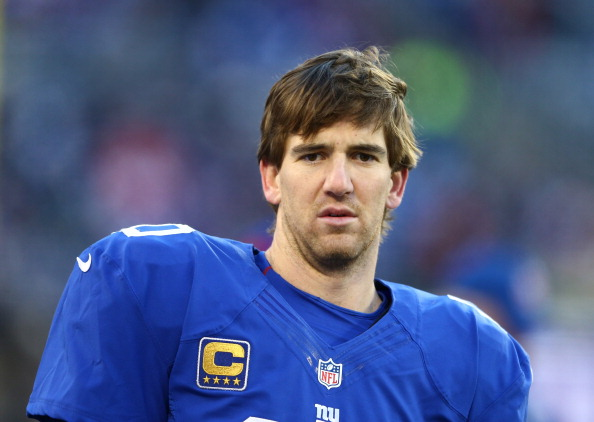
#> input picture src/Cris.jpg, 594 x 422 px, given in place of the camera
$ python processo.py
#> lines starting #> are read from the running program, lines starting #| are printed output that depends on the picture; after the words box and inside, x2 and y2 are one past the last pixel; in counts of white or black regions, pixels touching at a corner belong together
import numpy as np
import cv2

# VideoCapture(id da cam ou caminho do vídeo)
cap = cv2.VideoCapture(0)  # Acessa a webcam
while True:
    # .read() lê a webcam retornando um frame e um boolean que indica se teve sucesso ou não na requisição da webcam
    (x, frame) = cap.read()
#> frame is the input picture: shape (422, 594, 3); mean B, G, R 131.2, 89.4, 76.5

    # Se for false sai do while
    if not x:
        break

    # Redimensiona o frame pela metade utilizando a técnica slicing
    frame = frame[::2, ::2]
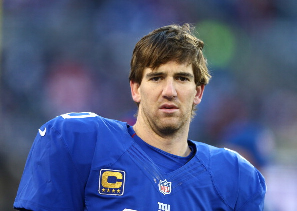
#> frame: shape (211, 297, 3); mean B, G, R 130.9, 89.4, 76.4

    # Converte para um frame em tons de cinza
    frame_pb = cv2.cvtColor(frame, cv2.COLOR_BGR2GRAY)  # cv2.cvtColor(<imagem>, <Tipo a converter>)
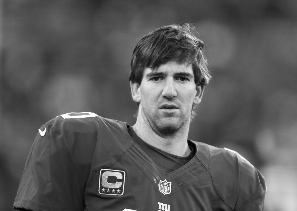
#> frame_pb: shape (211, 297); min 1, max 255, mean 90.2

    # Suaviza ou borra o frame e tira o ruído dele. Aumenta a precisão das bordas     Sempre ímpares
    frame_sv = cv2.GaussianBlur(frame_pb, (3, 3),
                                0)  # cv2.GaussianBlur(<imagem>, (<largura>, <altura>), <qtd de desvios no eixo X e Y>)
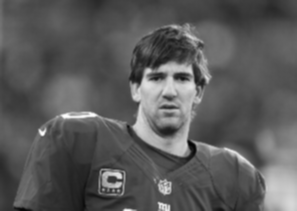
#> frame_sv: shape (211, 297); min 4, max 253, mean 90.2

    # Binariza o frame fazendo um cálculo das intensidades dos frames, onde pixels proximos de 0 se tornam 0 e os pixels proximos ao 255 ficam 255
    (T, frame_bin1) = cv2.threshold(frame_sv, 160, 255, cv2.THRESH_BINARY)  # cv2.threshold(<imagem>, <valor de intensidade, nesse caso 160>, <valor máximo>, <Tipo>) retorna o frame binarizado e um retVal
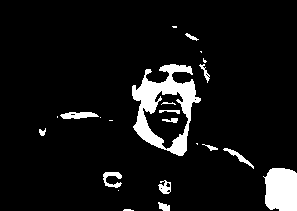
#> frame_bin1: shape (211, 297); 7.7% white; 23 white regions (9 under 20 px), largest, box (x1, y1, x2, y2) and area: (132, 64, 201, 156) 2518, (263, 168, 297, 211) 1274, (60, 112, 99, 119) 196
    (T, frame_bin2) = cv2.threshold(frame_sv, 160, 255, cv2.THRESH_BINARY_INV)  # Inverso

    # Detecar bordas no frame usando a função Canny
    bordas = cv2.Canny(frame_bin1, 100,
                       300)  # cv2.Canny(<imagem>, <limiar 1>, <limiar2>) => Se x > limiar 2 = borda; se x < limiar 1 = não borda; Se  20 < x < 120 = depende
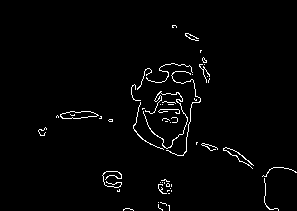
#> bordas: shape (211, 297); 2.1% white in thin lines or dots, all inside (x1, y1, x2, y2) = (38, 25, 297, 211)

    # Cria uma pilha vertical contendo pilhas horizontais, tudo isso para mostrar todas as alterações de uma vez
    pilha = np.vstack([
        np.hstack([frame_pb, frame_sv]),
        np.hstack([frame_bin1, bordas])
    ])
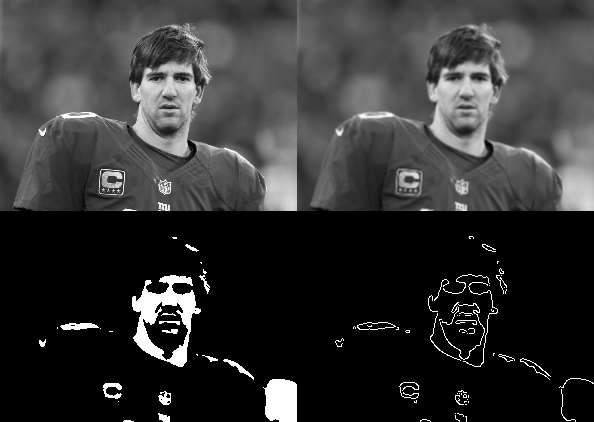
#> pilha: shape (422, 594); min 0, max 255, mean 51.4

    # Mostra o frame
    cv2.imshow("Original", frame)
    cv2.imshow("Resultado", pilha)

    # Aguarda o usuário digitar a tecla 'q' para quebrar o processo
    if cv2.waitKey(1) & 0xFF == ord("q"):
#> (key q is pressed here)
        break

$ run again, on src/dados2.jpg
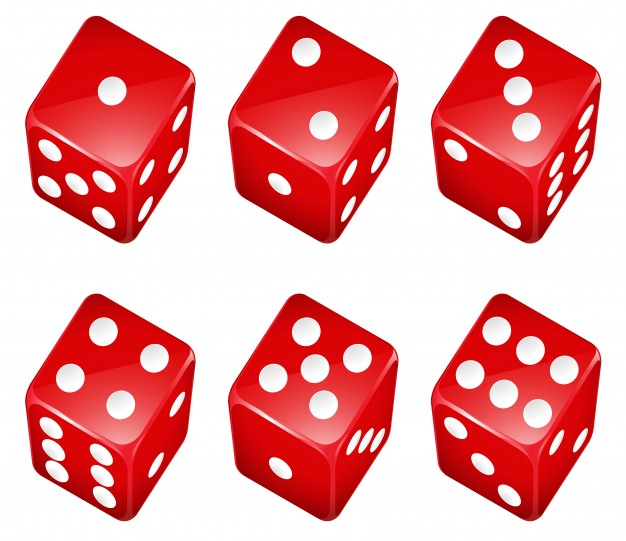
#> input picture src/dados2.jpg, 626 x 541 px, given in place of the camera
#> frame is the input picture: shape (541, 626, 3); mean B, G, R 161.5, 160.2, 236.6
#> frame: shape (271, 313, 3)
#> `(T, frame_bin1) = cv2.threshold(frame_sv, 160, 255, cv2.THRESH_BINARY)`:
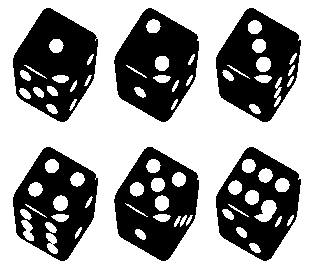
#> frame_bin1: shape (271, 313); 60.4% white; 6 black regions, box (x1, y1, x2, y2) and area: (114, 8, 199, 122) 5984, (13, 8, 98, 122) 5846, (216, 8, 301, 122) 5669, (114, 147, 199, 261) 5539, (13, 147, 98, 261) 5325, (216, 147, 301, 261) 5234
#> bordas: shape (271, 313); 5.3% white in thin lines or dots, all inside (x1, y1, x2, y2) = (12, 7, 301, 261)
#> `pilha = np.vstack([ np.hstack([frame_pb, frame_sv]), np.hstack([frame_..`:
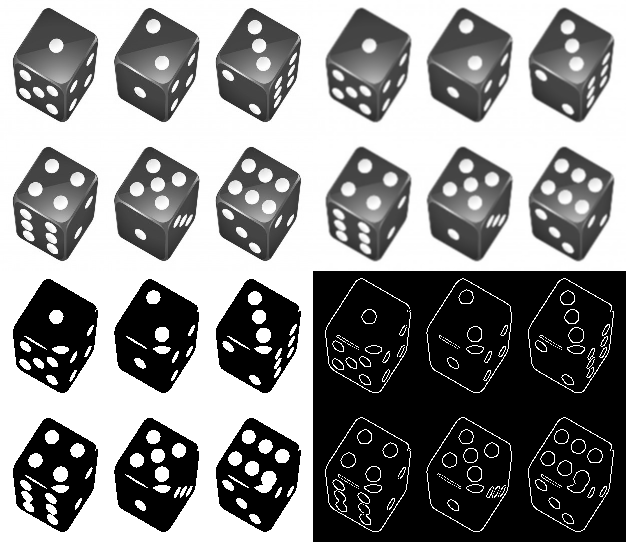
#> pilha: shape (542, 626); min 0, max 255, mean 133.6
